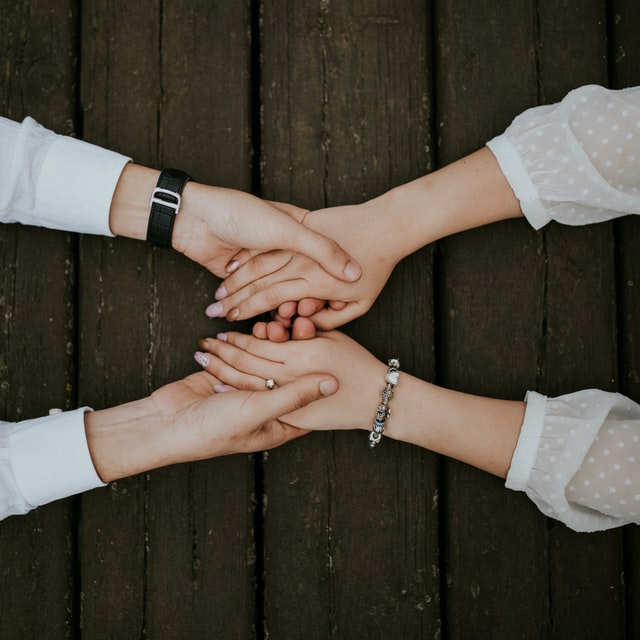
#> input picture imagetr.jpg, 640 x 640 px
$ python imageNegative.py
#> lines starting #> are read from the running program, lines starting #| are printed output that depends on the picture
import cv2
# This import statement is used to import the python packages or modules that required by our program.
# Here we are importing cv2 module which is used for imgOrignal reading and also for displaying imgOrignal in our program.
# opencv read the images a numpy arrays.

img = cv2.imread("imagetr.jpg")
#> img is the input picture: shape (640, 640, 3); mean B, G, R 59.7, 70.6, 77.2
# cv2.imread() function is used to read and load imgOrignal files stored in your system.

imgNegative = cv2.bitwise_not(img)
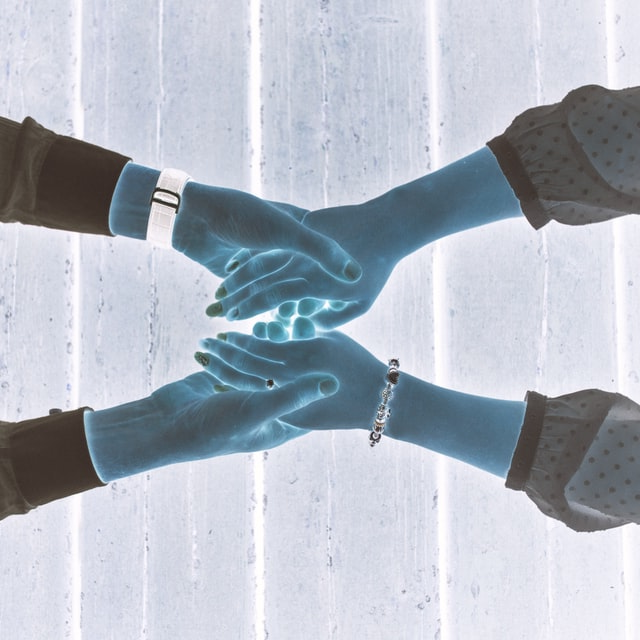
#> imgNegative: shape (640, 640, 3); mean B, G, R 195.3, 184.4, 177.8
# cv2.bitwise_not() is used to invert every bit present in the imgOrignal array.

cv2.imshow("Orignal Image", img)
cv2.imshow("Ngative imgOrignal", imgNegative)

cv2.waitKey(0)
# cv2.waitKey() function waits for a couple of seconds as specified by the user for a key event.
# Here as we have defined zero here then the waitKey() function waits infinitely for a key event to happen.

cv2.destroyAllWindows()
# This cv2.destroyAllWindows() function destroys all the opened GUI windows which are opened
# by this particular  program.

$ run again, with imagergb1.jpg copied over imagetr.jpg
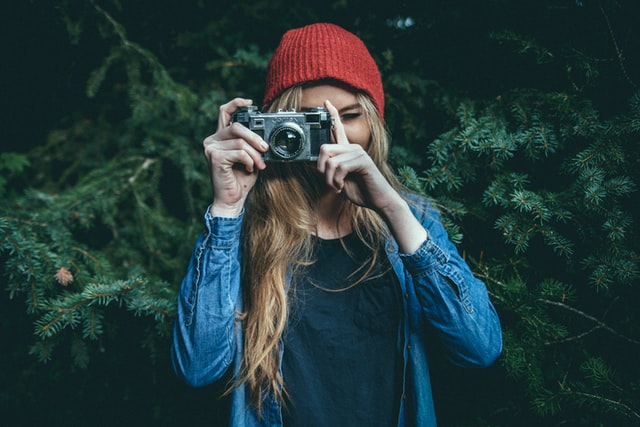
#> input picture imagergb1.jpg, 640 x 427 px
#> img is the input picture: shape (427, 640, 3); mean B, G, R 57.7, 57.3, 36.2
#> `imgNegative = cv2.bitwise_not(img)`:
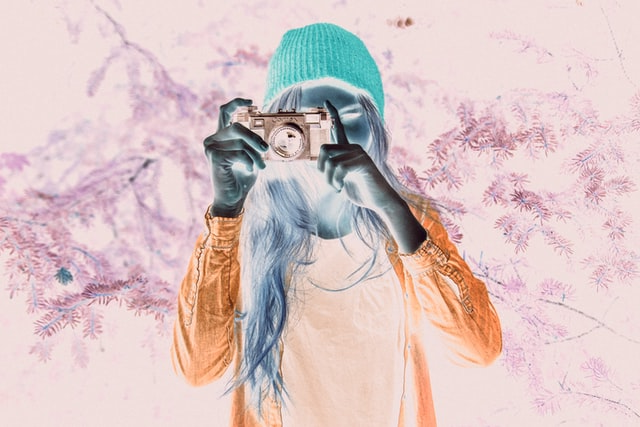
#> imgNegative: shape (427, 640, 3); mean B, G, R 197.3, 197.7, 218.8
